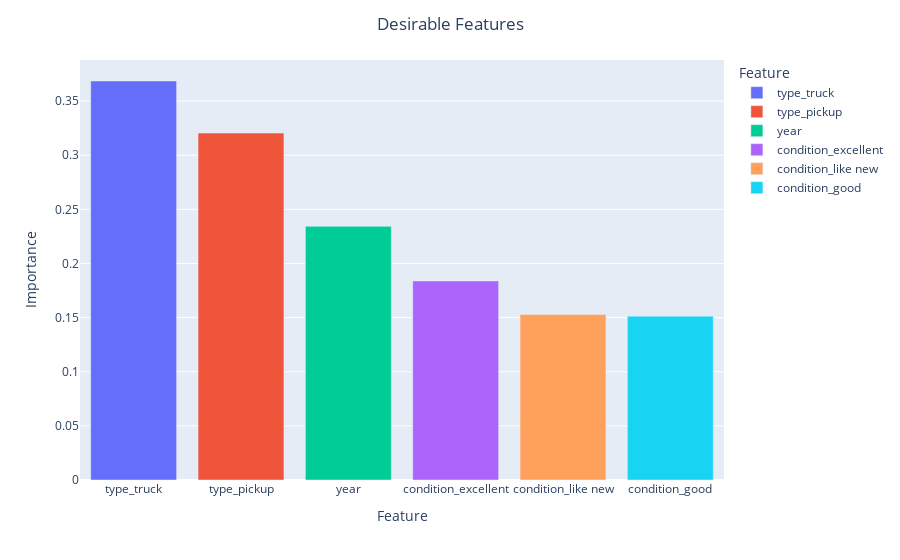

Notebook code cell kept with this figure:
### Markdown cell above
#### Plot of the most important desirable features

### Code cell
pFig1 = px.bar(coeffs_pos_importance, x = 'feature', y = 'coefficient', color = 'feature',
                labels = {
                     "feature": "Feature",
                     "coefficient": "Importance",
                     "feature": "Feature"
                 })
pFig1.update_layout(
            title={
            'text' : 'Desirable Features',
            'x':0.5,
            'xanchor': 'center'
        })
pFig1.show()

### Figure 1 — Plotly figure (JSON) as saved in the notebook; plotly's stock layout.template omitted (floating-point values rounded to 4 significant figures)
{"data": [{"alignmentgroup": "True", "hovertemplate": "Feature=%{x}<br>Importance=%{y}<extra></extra>", "legendgroup": "type_truck", "marker": {"color": "#636efa", "pattern": {"shape": ""}}, "name": "type_truck", "offsetgroup": "type_truck", "orientation": "v", "showlegend": true, "textposition": "auto", "type": "bar", "x": ["type_truck"], "xaxis": "x", "y": [0.3686], "yaxis": "y"}, {"alignmentgroup": "True", "hovertemplate": "Feature=%{x}<br>Importance=%{y}<extra></extra>", "legendgroup": "type_pickup", "marker": {"color": "#EF553B", "pattern": {"shape": ""}}, "name": "type_pickup", "offsetgroup": "type_pickup", "orientation": "v", "showlegend": true, "textposition": "auto", "type": "bar", "x": ["type_pickup"], "xaxis": "x", "y": [0.3204], "yaxis": "y"}, {"alignmentgroup": "True", "hovertemplate": "Feature=%{x}<br>Importance=%{y}<extra></extra>", "legendgroup": "year", "marker": {"color": "#00cc96", "pattern": {"shape": ""}}, "name": "year", "offsetgroup": "year", "orientation": "v", "showlegend": true, "textposition": "auto", "type": "bar", "x": ["year"], "xaxis": "x", "y": [0.2343], "yaxis": "y"}, {"alignmentgroup": "True", "hovertemplate": "Feature=%{x}<br>Importance=%{y}<extra></extra>", "legendgroup": "condition_excellent", "marker": {"color": "#ab63fa", "pattern": {"shape": ""}}, "name": "condition_excellent", "offsetgroup": "condition_excellent", "orientation": "v", "showlegend": true, "textposition": "auto", "type": "bar", "x": ["condition_excellent"], "xaxis": "x", "y": [0.1839], "yaxis": "y"}, {"alignmentgroup": "True", "hovertemplate": "Feature=%{x}<br>Importance=%{y}<extra></extra>", "legendgroup": "condition_like new", "marker": {"color": "#FFA15A", "pattern": {"shape": ""}}, "name": "condition_like new", "offsetgroup": "condition_like new", "orientation": "v", "showlegend": true, "textposition": "auto", "type": "bar", "x": ["condition_like new"], "xaxis": "x", "y": [0.1529], "yaxis": "y"}, {"alignmentgroup": "True", "hovertemplate": "Feature=%{x}<br>Importance=%{y}<extra></extra>", "legendgroup": "condition_good", "marker": {"color": "#19d3f3", "pattern": {"shape": ""}}, "name": "condition_good", "offsetgroup": "condition_good", "orientation": "v", "showlegend": true, "textposition": "auto", "type": "bar", "x": ["condition_good"], "xaxis": "x", "y": [0.1513], "yaxis": "y"}], "layout": {"barmode": "relative", "legend": {"title": {"text": "Feature"}, "tracegroupgap": 0}, "margin": {"t": 60}, "title": {"text": "Desirable Features", "x": 0.5, "xanchor": "center"}, "xaxis": {"anchor": "y", "categoryarray": ["type_truck", "type_pickup", "year", "condition_excellent", "condition_like new", "condition_good"], "categoryorder": "array", "domain": [0, 1], "title": {"text": "Feature"}}, "yaxis": {"anchor": "x", "domain": [0, 1], "title": {"text": "Importance"}}}}
